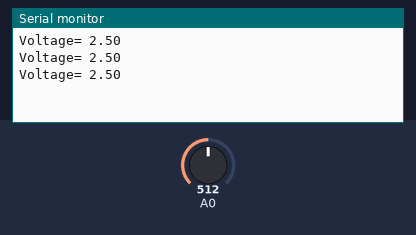
This sketch was run on a simulated Arduino Uno, built with avr-gcc and run on an emulated ATmega328P. Shown: the last lines printed to the serial monitor. The test bench sets the inputs (shaded band); at power-on: A0 = 512.

Above: at 1.3 s.
1.4 s: A0 set to 716
At 1.9 s:
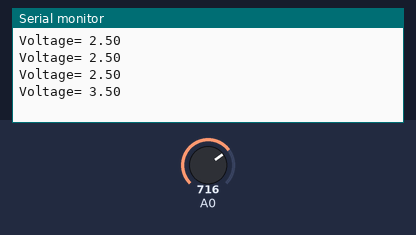
2.9 s: A0 set to 900
At 3.4 s:
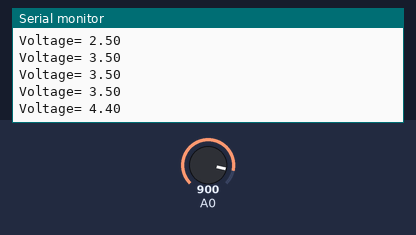
Timing chart, 0 to 5.9 s (numbered marks = the images above; inputs shaded):
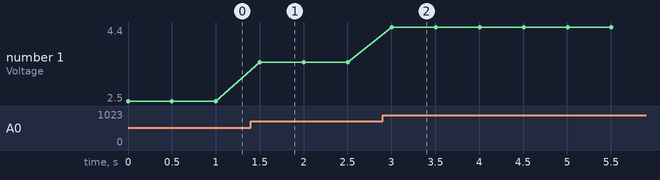

The sketch:

nks.ino
```cpp
int value = 0;
float voltage;

void setup(){
  Serial.begin(9600);
}

void loop(){
  value = analogRead(A0);
  voltage = value * 5.0/1023;
  Serial.print("Voltage= ");
  Serial.println(voltage);
  delay(500);
}
```

Measured:
- after the input at 1.4 s, the serial monitor: prints a new line after 0.10 s (image 1)
- after the input at 2.9 s, the serial monitor: prints a new line after 0.10 s (image 2)
- plotted number 1: 2.5 → 3.5 after the input at 1.4 s, 3.5 → 4.4 after the input at 2.9 s
